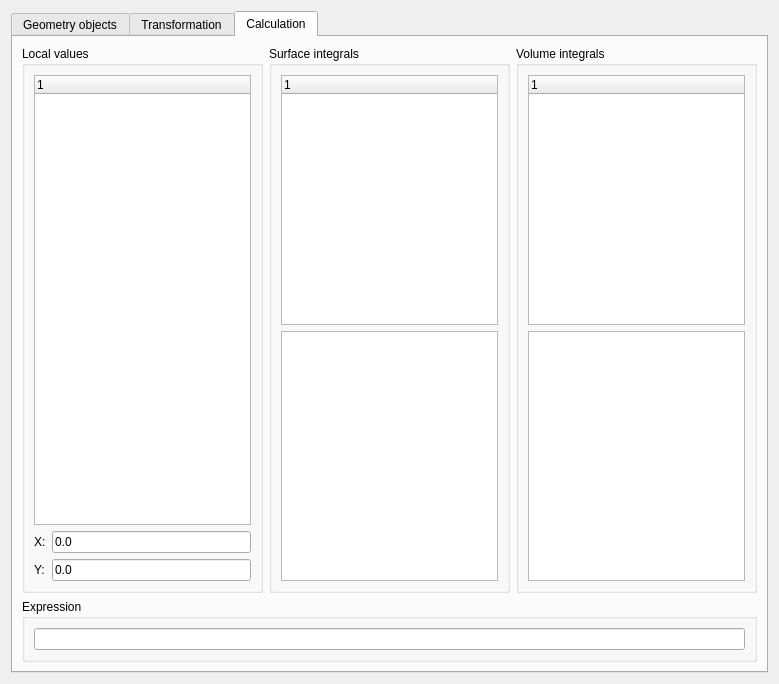
<?xml version="1.0" encoding="UTF-8"?>
<ui version="4.0">
 <class>Form</class>
 <widget class="QWidget" name="Form">
  <property name="geometry">
   <rect>
    <x>0</x>
    <y>0</y>
    <width>779</width>
    <height>684</height>
   </rect>
  </property>
  <property name="windowTitle">
   <string>Form</string>
  </property>
  <layout class="QVBoxLayout" name="verticalLayout">
   <item>
    <layout class="QGridLayout" name="gridLayout">
     <item row="0" column="0" colspan="2">
      <widget class="QTabWidget" name="tabWidget">
       <property name="currentIndex">
        <number>2</number>
       </property>
       <widget class="QWidget" name="tab_3">
        <attribute name="title">
         <string>Geometry objects</string>
        </attribute>
        <layout class="QGridLayout" name="gridLayout_9">
         <item row="0" column="1">
          <widget class="QGroupBox" name="groupBox_6">
           <property name="title">
            <string>Edges</string>
           </property>
           <layout class="QHBoxLayout" name="horizontalLayout">
            <item>
             <widget class="QListWidget" name="lstEdges">
              <property name="dataType" stdset="0">
               <string>edges</string>
              </property>
             </widget>
            </item>
           </layout>
          </widget>
         </item>
         <item row="0" column="0">
          <widget class="QGroupBox" name="groupBox_5">
           <property name="title">
            <string>Nodes</string>
           </property>
           <layout class="QGridLayout" name="gridLayout_10">
            <item row="1" column="0">
             <widget class="QListWidget" name="lstNodes">
              <property name="dataType" stdset="0">
               <string>nodes</string>
              </property>
             </widget>
            </item>
           </layout>
          </widget>
         </item>
         <item row="0" column="2">
          <widget class="QGroupBox" name="groupBox_7">
           <property name="title">
            <string>Labels</string>
           </property>
           <layout class="QGridLayout" name="gridLayout_11">
            <item row="0" column="0">
             <widget class="QListWidget" name="lstLabels">
              <property name="dataType" stdset="0">
               <string>labels</string>
              </property>
             </widget>
            </item>
           </layout>
          </widget>
         </item>
        </layout>
       </widget>
       <widget class="QWidget" name="tab">
        <attribute name="title">
         <string>Transformation</string>
        </attribute>
        <layout class="QGridLayout" name="gridLayout_3">
         <item row="3" column="0">
          <widget class="QGroupBox" name="groupBox_3">
           <property name="title">
            <string>Scale</string>
           </property>
           <layout class="QGridLayout" name="gridLayout_8">
            <item row="0" column="0">
             <widget class="QLabel" name="label_10">
              <property name="text">
               <string>X:</string>
              </property>
             </widget>
            </item>
            <item row="1" column="0">
             <widget class="QLabel" name="label_11">
              <property name="text">
               <string>Y:</string>
              </property>
             </widget>
            </item>
            <item row="1" column="1">
             <widget class="QLineEdit" name="txtScaleY">
              <property name="text">
               <string>0.0</string>
              </property>
              <property name="dataType" stdset="0">
               <string>double</string>
              </property>
             </widget>
            </item>
            <item row="0" column="1">
             <widget class="QLineEdit" name="txtScaleX">
              <property name="text">
               <string>0.0</string>
              </property>
              <property name="dataType" stdset="0">
               <string>double</string>
              </property>
             </widget>
            </item>
            <item row="0" column="2">
             <widget class="QLabel" name="label_12">
              <property name="text">
               <string>Scaling factor:</string>
              </property>
             </widget>
            </item>
            <item row="0" column="3">
             <widget class="QLineEdit" name="txtScaleFactor">
              <property name="text">
               <string>0.0</string>
              </property>
              <property name="dataType" stdset="0">
               <string>double</string>
              </property>
             </widget>
            </item>
           </layout>
          </widget>
         </item>
         <item row="5" column="0">
          <spacer name="verticalSpacer_2">
           <property name="orientation">
            <enum>Qt::Vertical</enum>
           </property>
           <property name="sizeHint" stdset="0">
            <size>
             <width>20</width>
             <height>40</height>
            </size>
           </property>
          </spacer>
         </item>
         <item row="2" column="0">
          <widget class="QGroupBox" name="groupBox_2">
           <property name="title">
            <string>Rotation</string>
           </property>
           <layout class="QGridLayout" name="gridLayout_4">
            <item row="0" column="1">
             <widget class="QLineEdit" name="txtRotateX">
              <property name="text">
               <string>0.0</string>
              </property>
              <property name="dataType" stdset="0">
               <string>double</string>
              </property>
             </widget>
            </item>
            <item row="0" column="0">
             <widget class="QLabel" name="label_7">
              <property name="text">
               <string>X:</string>
              </property>
             </widget>
            </item>
            <item row="1" column="0">
             <widget class="QLabel" name="label_8">
              <property name="text">
               <string>Y:</string>
              </property>
             </widget>
            </item>
            <item row="1" column="1">
             <widget class="QLineEdit" name="txtRotateY">
              <property name="text">
               <string>0.0</string>
              </property>
              <property name="dataType" stdset="0">
               <string>double</string>
              </property>
             </widget>
            </item>
            <item row="0" column="2">
             <widget class="QLabel" name="label_9">
              <property name="text">
               <string>Angle:</string>
              </property>
             </widget>
            </item>
            <item row="0" column="3">
             <widget class="QLineEdit" name="txtRotateAngle">
              <property name="text">
               <string>0.0</string>
              </property>
              <property name="dataType" stdset="0">
               <string>double</string>
              </property>
             </widget>
            </item>
           </layout>
           <zorder>label_7</zorder>
           <zorder>txtRotateX</zorder>
           <zorder>label_8</zorder>
           <zorder>txtRotateY</zorder>
           <zorder>label_9</zorder>
           <zorder>txtRotateAngle</zorder>
          </widget>
         </item>
         <item row="1" column="0">
          <widget class="QGroupBox" name="groupBox">
           <property name="title">
            <string>Displacement</string>
           </property>
           <layout class="QGridLayout" name="gridLayout_2">
            <item row="0" column="2">
             <widget class="QLineEdit" name="txtMoveX">
              <property name="accessibleName">
               <string/>
              </property>
              <property name="text">
               <string>0.0</string>
              </property>
              <property name="dataType" stdset="0">
               <string>double</string>
              </property>
             </widget>
            </item>
            <item row="0" column="0">
             <widget class="QLabel" name="label_2">
              <property name="text">
               <string>X:</string>
              </property>
             </widget>
            </item>
            <item row="1" column="0">
             <widget class="QLabel" name="label_3">
              <property name="text">
               <string>Y:</string>
              </property>
             </widget>
            </item>
            <item row="1" column="2">
             <widget class="QLineEdit" name="txtMoveY">
              <property name="accessibleName">
               <string/>
              </property>
              <property name="text">
               <string>0.0</string>
              </property>
              <property name="dataType" stdset="0">
               <string>double</string>
              </property>
             </widget>
            </item>
           </layout>
          </widget>
         </item>
         <item row="4" column="0">
          <widget class="QGroupBox" name="groupBox_11">
           <property name="title">
            <string>Repetition</string>
           </property>
           <layout class="QGridLayout" name="gridLayout_16">
            <item row="0" column="1">
             <widget class="QLineEdit" name="txtSteps">
              <property name="text">
               <string>1</string>
              </property>
              <property name="dataType" stdset="0">
               <string>int</string>
              </property>
             </widget>
            </item>
            <item row="0" column="0">
             <widget class="QLabel" name="label_4">
              <property name="text">
               <string>Number of steps:</string>
              </property>
             </widget>
            </item>
            <item row="0" column="2">
             <widget class="QCheckBox" name="chkSolve">
              <property name="text">
               <string>Solve problem in each step</string>
              </property>
              <property name="checked">
               <bool>true</bool>
              </property>
             </widget>
            </item>
           </layout>
          </widget>
         </item>
        </layout>
       </widget>
       <widget class="QWidget" name="tab_2">
        <attribute name="title">
         <string>Calculation</string>
        </attribute>
        <layout class="QGridLayout" name="gridLayout_5">
         <item row="2" column="0">
          <layout class="QGridLayout" name="gridLayout_7">
           <item row="0" column="4">
            <widget class="QGroupBox" name="groupBox_10">
             <property name="title">
              <string>Volume integrals</string>
             </property>
             <layout class="QGridLayout" name="gridLayout_14">
              <item row="0" column="0">
               <widget class="QTreeWidget" name="trvVolumeIntegrals">
                <property name="dataType" stdset="0">
                 <string>volume_integrals</string>
                </property>
                <column>
                 <property name="text">
                  <string notr="true">1</string>
                 </property>
                </column>
               </widget>
              </item>
              <item row="1" column="0">
               <widget class="QListWidget" name="lstVolumeIntegralsLabels">
                <property name="dataType" stdset="0">
                 <string>labels</string>
                </property>
               </widget>
              </item>
             </layout>
            </widget>
           </item>
           <item row="0" column="3">
            <widget class="QGroupBox" name="groupBox_9">
             <property name="title">
              <string>Surface integrals</string>
             </property>
             <layout class="QGridLayout" name="gridLayout_13">
              <item row="1" column="0">
               <widget class="QListWidget" name="lstSurfaceIntegralsEdges">
                <property name="dataType" stdset="0">
                 <string>edges</string>
                </property>
               </widget>
              </item>
              <item row="0" column="0">
               <widget class="QTreeWidget" name="trvSurfaceIntegrals">
                <property name="dataType" stdset="0">
                 <string>surface_integrals</string>
                </property>
                <column>
                 <property name="text">
                  <string notr="true">1</string>
                 </property>
                </column>
               </widget>
              </item>
             </layout>
            </widget>
           </item>
           <item row="0" column="0">
            <widget class="QGroupBox" name="groupBox_4">
             <property name="title">
              <string>Local values</string>
             </property>
             <layout class="QGridLayout" name="gridLayout_12">
              <item row="0" column="1">
               <widget class="QTreeWidget" name="trvLocalValues">
                <property name="dataType" stdset="0">
                 <string>local_values</string>
                </property>
                <column>
                 <property name="text">
                  <string notr="true">1</string>
                 </property>
                </column>
               </widget>
              </item>
              <item row="1" column="1">
               <layout class="QGridLayout" name="gridLayout_15">
                <item row="0" column="0">
                 <widget class="QLabel" name="label">
                  <property name="text">
                   <string>X:</string>
                  </property>
                 </widget>
                </item>
                <item row="0" column="1">
                 <widget class="QLineEdit" name="txtLocalValuesX">
                  <property name="text">
                   <string>0.0</string>
                  </property>
                  <property name="dataType" stdset="0">
                   <string>double</string>
                  </property>
                 </widget>
                </item>
                <item row="1" column="0">
                 <widget class="QLabel" name="label_5">
                  <property name="text">
                   <string>Y:</string>
                  </property>
                 </widget>
                </item>
                <item row="1" column="1">
                 <widget class="QLineEdit" name="txtLocalValuesY">
                  <property name="text">
                   <string>0.0</string>
                  </property>
                  <property name="dataType" stdset="0">
                   <string>double</string>
                  </property>
                 </widget>
                </item>
               </layout>
              </item>
             </layout>
            </widget>
           </item>
          </layout>
         </item>
         <item row="4" column="0">
          <widget class="QGroupBox" name="groupBox_8">
           <property name="title">
            <string>Expression</string>
           </property>
           <layout class="QGridLayout" name="gridLayout_6">
            <item row="0" column="0">
             <widget class="QLineEdit" name="txtExpression">
              <property name="dataType" stdset="0">
               <string>string</string>
              </property>
             </widget>
            </item>
           </layout>
          </widget>
         </item>
        </layout>
       </widget>
      </widget>
     </item>
    </layout>
   </item>
  </layout>
 </widget>
 <resources/>
 <connections/>
</ui>
